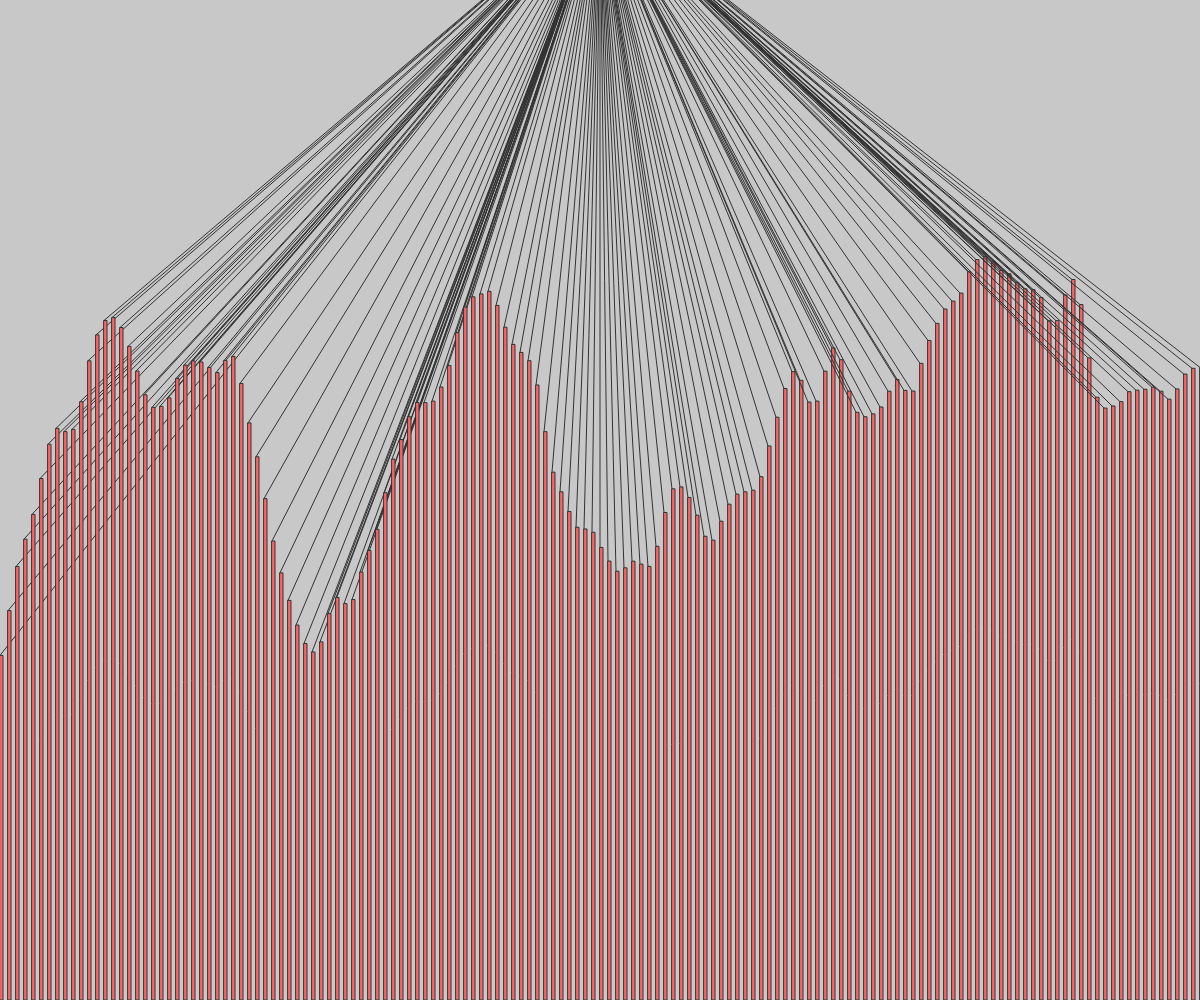
Frame 1 (no input)
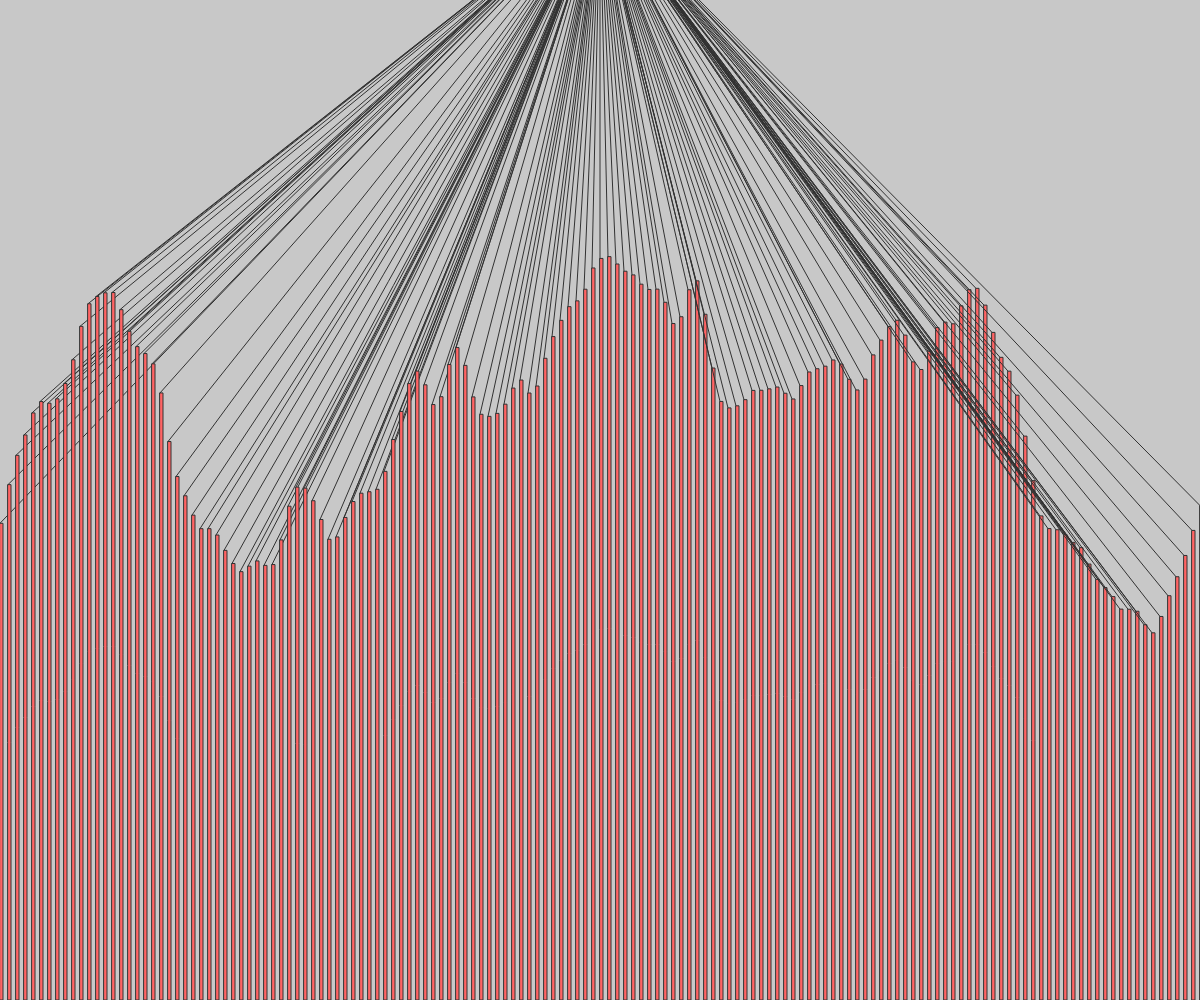
Frame 60 (no input)
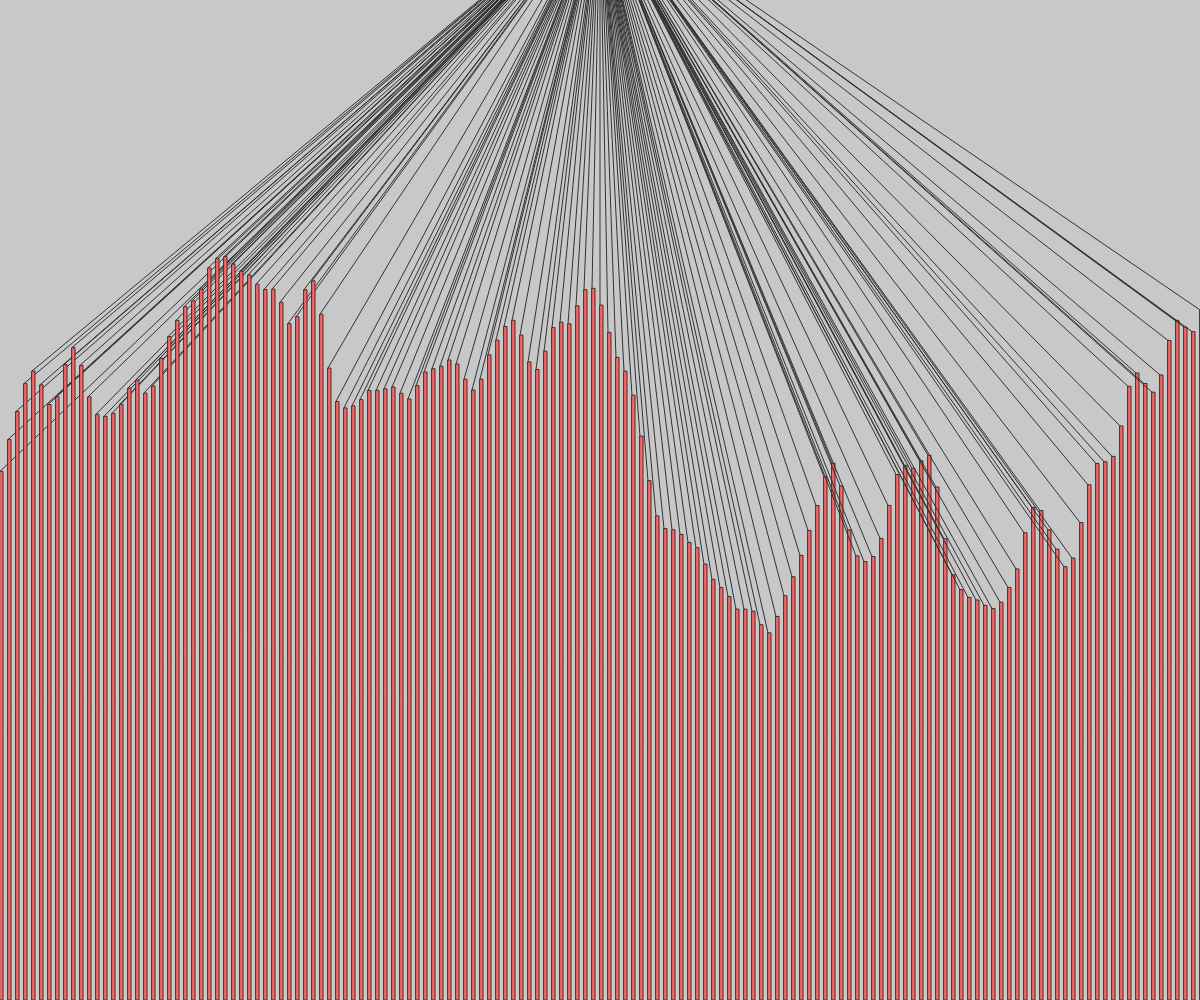
Frame 120 (the mouse pressed at the canvas centre since frame 60)

The p5.js sketch that drew these frames (run headless with seeded random() and noise() and a simulated clock; from frame 60 on, the mouse is pressed at the canvas centre):

// p5.js sketch
// ── sketch.js
var t = 0.0;

function setup() {
  createCanvas(windowWidth, windowHeight);
}

function draw() {
  background(200);
  // Increment "time"
  t += 0.04;
  var x = t;

  noStroke();
  fill(0, 100);

  for (var i = 0; i <= width; i += 8) {
    var y = noise(x) * height;

    stroke(50);
    strokeWeight(1);
    fill(255, 100, 100);
    line(i, y, width/2, -100);
    rect(i, y, 3, height - y);
    
    // Move along x-axis
    x += 0.05;
  }
}
